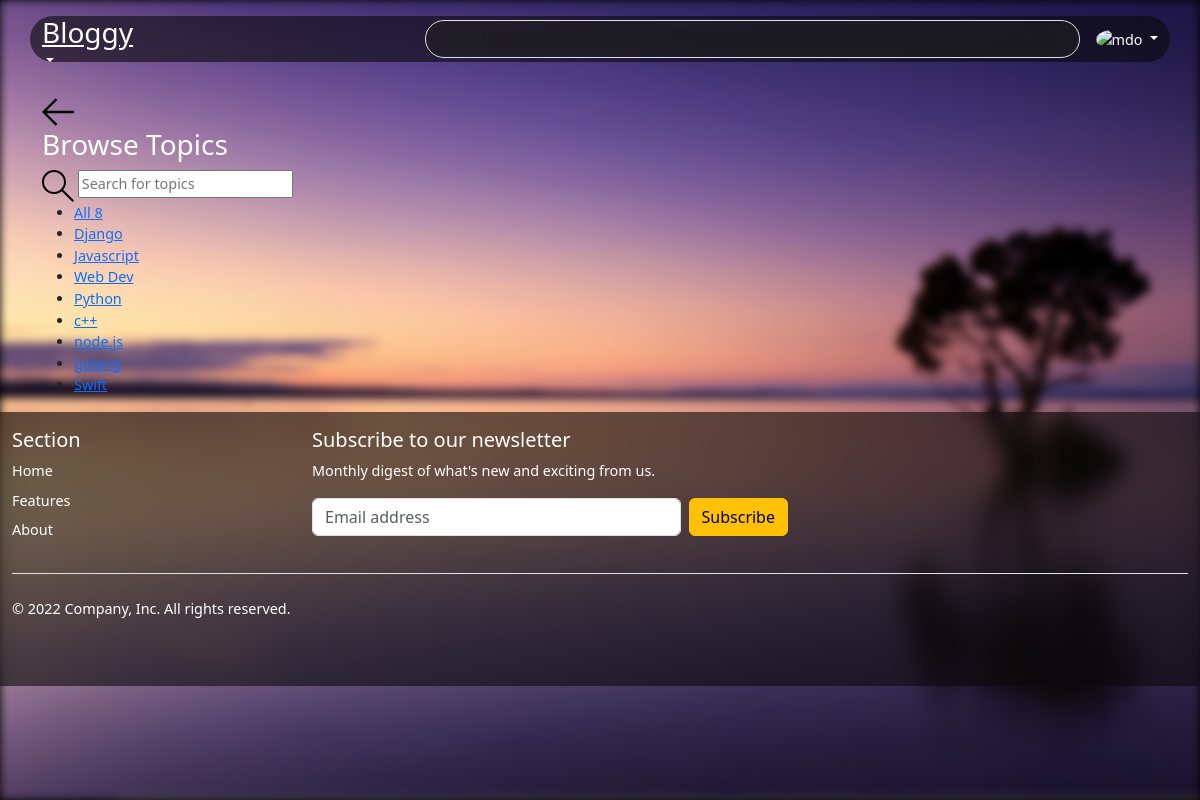
Page /topics/ on the committed database.
### base/models.py (models this page shows, shortened)
class Topic(models.Model):
    name = models.CharField(max_length=100)

### base/views.py (the view)
# urls.py: path('topics/', views.topicsPage, name='topics'),
def topicsPage(req):
    q = req.GET.get('q') if req.GET.get('q') != None else ''
    topics = Topic.objects.filter(Q(name__icontains=q))
    return render(req,'base/topics.html', {'topics': topics})

### base/templates/base/topics.html (shortened to what this page needs)
{% extends 'base.html' %} {% block content %}
<main class="create-room layout">
    <div class="container">
        <div class="layout__box">
            <div class="layout__boxHeader">
                <div class="layout__boxTitle">
                    <a href="{% url 'home' %}">
                        <svg version="1.1" xmlns="http://www.w3.org/2000/svg" width="32" height="32" viewBox="0 0 32 32">
              <title>arrow-left</title>
              <path
                d="M13.723 2.286l-13.723 13.714 13.719 13.714 1.616-1.611-10.96-10.96h27.625v-2.286h-27.625l10.965-10.965-1.616-1.607z">
              </path>
            </svg>
                    </a>
                    <h3>Browse Topics</h3>
                </div>
            </div>
            <div class="topics-page layout__body">
                <form action="" method="GET" class="header__search">
                    <label>
            <input name="q" placeholder="Search for topics" />
          </label>
                </form>
                <ul class="topics__list">
                    <li>
                        <a href="{% url 'topics' %}" class="active">All <span>{{topics.count}}</span></a>
                    </li>
                    {% for topic in topics %}
                    <li>
                        <a href="{% url 'home' %}?q={{topic.name}}">{{ topic.name }} </a>
                    </li>
                    {% endfor %}
                </ul>
            </div>
        </div>
    </div>
</main>
{% endblock content %}

### templates/base.html (style rules this page uses)
body { background-color: black; font-size: 0.9em; }
h3 { color: white; }

### rows in the picture
Topic: name "Django"
Topic: name "Javascript"
Topic: name "Web Dev"
Topic: name "Python"
Topic: name "c++"
Topic: name "node.js"
Topic: name "golang"
Topic: name "Swift"

### other values in the picture
{{ topics.count }} "8"
